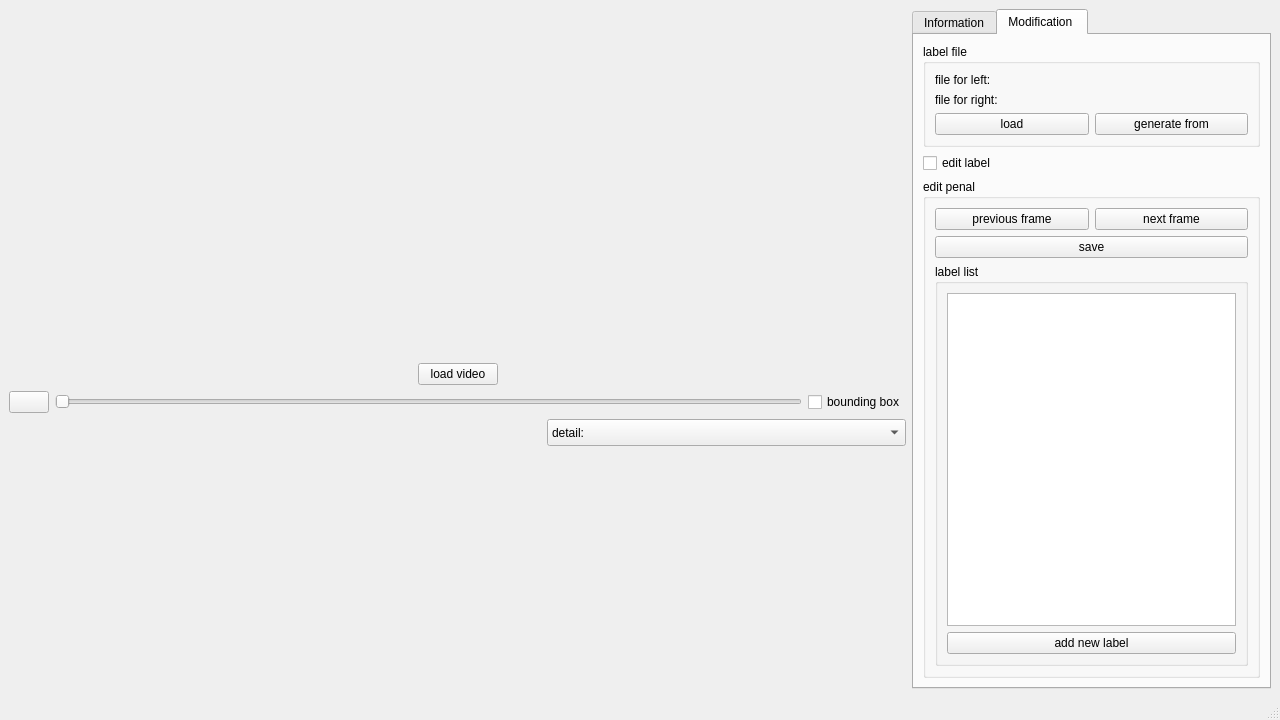
<?xml version="1.0" encoding="UTF-8"?>
<ui version="4.0">
 <class>MainWindow</class>
 <widget class="QMainWindow" name="MainWindow">
  <property name="geometry">
   <rect>
    <x>0</x>
    <y>0</y>
    <width>1280</width>
    <height>720</height>
   </rect>
  </property>
  <property name="windowTitle">
   <string>football analyzer</string>
  </property>
  <property name="windowIcon">
   <iconset resource="pic.qrc">
    <normaloff>:/pic/ball_icon.jfif</normaloff>:/pic/ball_icon.jfif</iconset>
  </property>
  <property name="styleSheet">
   <string notr="true"/>
  </property>
  <widget class="QWidget" name="centralwidget">
   <layout class="QVBoxLayout" name="verticalLayout_6">
    <item>
     <layout class="QHBoxLayout" name="Layout_body" stretch="5,2">
      <item>
       <layout class="QVBoxLayout" name="vlayout_5" stretch="3,2">
        <item>
         <layout class="QVBoxLayout" name="verticalLayout_3">
          <item>
           <layout class="QHBoxLayout" name="video_h_Layout">
            <item>
             <layout class="QVBoxLayout" name="verticalLayout" stretch="5">
              <item>
               <widget class="DisplayLabel" name="video_label_left">
                <property name="text">
                 <string/>
                </property>
               </widget>
              </item>
             </layout>
            </item>
            <item>
             <layout class="QVBoxLayout" name="verticalLayout_2" stretch="5">
              <item>
               <widget class="DisplayLabel" name="video_label_right">
                <property name="text">
                 <string/>
                </property>
               </widget>
              </item>
             </layout>
            </item>
           </layout>
          </item>
          <item>
           <layout class="QHBoxLayout" name="horizontalLayout">
            <item>
             <spacer name="horizontalSpacer">
              <property name="orientation">
               <enum>Qt::Horizontal</enum>
              </property>
              <property name="sizeHint" stdset="0">
               <size>
                <width>40</width>
                <height>20</height>
               </size>
              </property>
             </spacer>
            </item>
            <item>
             <widget class="QPushButton" name="pushButton_load">
              <property name="sizePolicy">
               <sizepolicy hsizetype="Preferred" vsizetype="Fixed">
                <horstretch>0</horstretch>
                <verstretch>0</verstretch>
               </sizepolicy>
              </property>
              <property name="text">
               <string>load video</string>
              </property>
             </widget>
            </item>
            <item>
             <spacer name="horizontalSpacer_2">
              <property name="orientation">
               <enum>Qt::Horizontal</enum>
              </property>
              <property name="sizeHint" stdset="0">
               <size>
                <width>40</width>
                <height>20</height>
               </size>
              </property>
             </spacer>
            </item>
           </layout>
          </item>
          <item>
           <layout class="QHBoxLayout" name="horizontalLayout_3" stretch="0,0,0">
            <item>
             <widget class="QPushButton" name="pushButton_play">
              <property name="enabled">
               <bool>true</bool>
              </property>
              <property name="sizePolicy">
               <sizepolicy hsizetype="Minimum" vsizetype="Fixed">
                <horstretch>0</horstretch>
                <verstretch>0</verstretch>
               </sizepolicy>
              </property>
              <property name="minimumSize">
               <size>
                <width>30</width>
                <height>0</height>
               </size>
              </property>
              <property name="text">
               <string/>
              </property>
             </widget>
            </item>
            <item>
             <widget class="QSlider" name="horizontalSlider">
              <property name="orientation">
               <enum>Qt::Horizontal</enum>
              </property>
             </widget>
            </item>
            <item>
             <widget class="QCheckBox" name="checkBox">
              <property name="text">
               <string>bounding box</string>
              </property>
             </widget>
            </item>
           </layout>
          </item>
         </layout>
        </item>
        <item>
         <layout class="QHBoxLayout" name="horizontalLayout_transformed" stretch="5,1,4">
          <item>
           <spacer name="picture_field">
            <property name="orientation">
             <enum>Qt::Vertical</enum>
            </property>
            <property name="sizeHint" stdset="0">
             <size>
              <width>20</width>
              <height>40</height>
             </size>
            </property>
           </spacer>
          </item>
          <item>
           <spacer name="verticalSpacer">
            <property name="orientation">
             <enum>Qt::Vertical</enum>
            </property>
            <property name="sizeHint" stdset="0">
             <size>
              <width>40</width>
              <height>40</height>
             </size>
            </property>
           </spacer>
          </item>
          <item>
           <layout class="QVBoxLayout" name="verticalLayout_4" stretch="1,1,8">
            <item>
             <widget class="QComboBox" name="comboBox_detail">
              <property name="sizePolicy">
               <sizepolicy hsizetype="Preferred" vsizetype="Preferred">
                <horstretch>0</horstretch>
                <verstretch>0</verstretch>
               </sizepolicy>
              </property>
              <item>
               <property name="text">
                <string>detail:</string>
               </property>
              </item>
              <item>
               <property name="text">
                <string>heatmap:</string>
               </property>
              </item>
             </widget>
            </item>
            <item>
             <spacer name="horizontalSpacer_3">
              <property name="orientation">
               <enum>Qt::Horizontal</enum>
              </property>
              <property name="sizeHint" stdset="0">
               <size>
                <width>40</width>
                <height>20</height>
               </size>
              </property>
             </spacer>
            </item>
            <item>
             <spacer name="picture_detail">
              <property name="orientation">
               <enum>Qt::Vertical</enum>
              </property>
              <property name="sizeHint" stdset="0">
               <size>
                <width>20</width>
                <height>40</height>
               </size>
              </property>
             </spacer>
            </item>
           </layout>
          </item>
         </layout>
        </item>
       </layout>
      </item>
      <item>
       <widget class="QTabWidget" name="tabWidget">
        <property name="sizePolicy">
         <sizepolicy hsizetype="Ignored" vsizetype="Expanding">
          <horstretch>0</horstretch>
          <verstretch>0</verstretch>
         </sizepolicy>
        </property>
        <property name="currentIndex">
         <number>1</number>
        </property>
        <widget class="QWidget" name="tab">
         <attribute name="title">
          <string>Information</string>
         </attribute>
         <layout class="QVBoxLayout" name="verticalLayout_10">
          <item>
           <widget class="QLabel" name="text_chosen_player_id">
            <property name="sizePolicy">
             <sizepolicy hsizetype="Preferred" vsizetype="Maximum">
              <horstretch>0</horstretch>
              <verstretch>0</verstretch>
             </sizepolicy>
            </property>
            <property name="text">
             <string>chosen player id:</string>
            </property>
           </widget>
          </item>
          <item>
           <widget class="QComboBox" name="comboBox_id"/>
          </item>
          <item>
           <widget class="QGroupBox" name="groupBox_basic_info">
            <property name="sizePolicy">
             <sizepolicy hsizetype="Preferred" vsizetype="Maximum">
              <horstretch>0</horstretch>
              <verstretch>0</verstretch>
             </sizepolicy>
            </property>
            <property name="font">
             <font>
              <pointsize>9</pointsize>
              <weight>75</weight>
              <italic>true</italic>
              <bold>true</bold>
             </font>
            </property>
            <property name="styleSheet">
             <string notr="true">QGroupBox {
	border-color: rgb(156, 156, 156);
	border-width: 1px;
	border-style: solid;
	margin-top: 3ex;
}
QGroupBox::title {	
	subcontrol-origin: margin;
	subcontrol-position: top left;
	left: 10px;
	margin-left: 2px;
	padding: 0  0px;
}</string>
            </property>
            <property name="title">
             <string>basic information:</string>
            </property>
            <property name="flat">
             <bool>false</bool>
            </property>
            <property name="checkable">
             <bool>false</bool>
            </property>
            <layout class="QVBoxLayout" name="verticalLayout_11">
             <item>
              <layout class="QHBoxLayout" name="horizontalLayout_8" stretch="1,2">
               <item>
                <widget class="QLabel" name="text_name">
                 <property name="text">
                  <string>name:</string>
                 </property>
                </widget>
               </item>
               <item>
                <widget class="QLineEdit" name="lineEdit_name"/>
               </item>
              </layout>
             </item>
             <item>
              <layout class="QHBoxLayout" name="horizontalLayout_9" stretch="1,2">
               <item>
                <widget class="QLabel" name="text_team">
                 <property name="sizePolicy">
                  <sizepolicy hsizetype="Ignored" vsizetype="Preferred">
                   <horstretch>0</horstretch>
                   <verstretch>0</verstretch>
                  </sizepolicy>
                 </property>
                 <property name="text">
                  <string>team:</string>
                 </property>
                </widget>
               </item>
               <item>
                <widget class="QComboBox" name="comboBox_team">
                 <item>
                  <property name="text">
                   <string>&lt;none&gt;</string>
                  </property>
                 </item>
                 <item>
                  <property name="text">
                   <string>&lt;add new&gt;</string>
                  </property>
                 </item>
                </widget>
               </item>
              </layout>
             </item>
             <item>
              <layout class="QHBoxLayout" name="horizontalLayout_10" stretch="1,2">
               <item>
                <widget class="QLabel" name="text_numbe">
                 <property name="text">
                  <string>number:</string>
                 </property>
                </widget>
               </item>
               <item>
                <widget class="QLineEdit" name="lineEdit_number"/>
               </item>
              </layout>
             </item>
             <item>
              <layout class="QHBoxLayout" name="horizontalLayout_11">
               <item>
                <widget class="QPushButton" name="pushButton_2">
                 <property name="text">
                  <string>delete id</string>
                 </property>
                </widget>
               </item>
               <item>
                <widget class="QPushButton" name="pushButton_merge">
                 <property name="text">
                  <string>merge with ...</string>
                 </property>
                </widget>
               </item>
              </layout>
             </item>
            </layout>
           </widget>
          </item>
          <item>
           <widget class="QGroupBox" name="groupBox_statistic_info">
            <property name="font">
             <font>
              <weight>75</weight>
              <italic>true</italic>
              <bold>true</bold>
              <underline>false</underline>
              <strikeout>false</strikeout>
             </font>
            </property>
            <property name="styleSheet">
             <string notr="true">QGroupBox {
	border-color: rgb(156, 156, 156);
	border-width: 1px;
	border-style: solid;
	margin-top: 3ex;
}
QGroupBox::title {	
	subcontrol-origin: margin;
	subcontrol-position: top left;
	left: 10px;
	margin-left: 2 px;
	padding: 0  0px;
}</string>
            </property>
            <property name="title">
             <string>statistic information:</string>
            </property>
            <property name="flat">
             <bool>false</bool>
            </property>
            <layout class="QVBoxLayout" name="verticalLayout_12">
             <item>
              <widget class="QLabel" name="text_distance">
               <property name="sizePolicy">
                <sizepolicy hsizetype="Preferred" vsizetype="Maximum">
                 <horstretch>0</horstretch>
                 <verstretch>0</verstretch>
                </sizepolicy>
               </property>
               <property name="text">
                <string>distance traveled:</string>
               </property>
              </widget>
             </item>
             <item>
              <widget class="QLabel" name="text_speed">
               <property name="sizePolicy">
                <sizepolicy hsizetype="Preferred" vsizetype="Maximum">
                 <horstretch>0</horstretch>
                 <verstretch>0</verstretch>
                </sizepolicy>
               </property>
               <property name="text">
                <string>speed (instant):</string>
               </property>
              </widget>
             </item>
             <item>
              <widget class="QLabel" name="text_speed_more">
               <property name="sizePolicy">
                <sizepolicy hsizetype="Ignored" vsizetype="Maximum">
                 <horstretch>0</horstretch>
                 <verstretch>0</verstretch>
                </sizepolicy>
               </property>
               <property name="text">
                <string>speed (max/avg):</string>
               </property>
              </widget>
             </item>
             <item>
              <widget class="QTabWidget" name="tabWidget_chart">
               <property name="sizePolicy">
                <sizepolicy hsizetype="Ignored" vsizetype="Ignored">
                 <horstretch>0</horstretch>
                 <verstretch>0</verstretch>
                </sizepolicy>
               </property>
               <property name="currentIndex">
                <number>0</number>
               </property>
               <widget class="QWidget" name="tab_2">
                <attribute name="title">
                 <string>speed</string>
                </attribute>
                <layout class="QGridLayout" name="gridLayout_3">
                 <item row="0" column="0">
                  <widget class="QChartView" name="chartView_speed" native="true">
                   <property name="sizePolicy">
                    <sizepolicy hsizetype="Ignored" vsizetype="Ignored">
                     <horstretch>0</horstretch>
                     <verstretch>0</verstretch>
                    </sizepolicy>
                   </property>
                  </widget>
                 </item>
                </layout>
               </widget>
               <widget class="QWidget" name="tab_3">
                <attribute name="title">
                 <string>distance</string>
                </attribute>
                <layout class="QGridLayout" name="gridLayout_4">
                 <item row="0" column="0">
                  <widget class="QChartView" name="chartView_distance" native="true"/>
                 </item>
                </layout>
               </widget>
              </widget>
             </item>
             <item>
              <widget class="QPushButton" name="pushButton_comparation">
               <property name="text">
                <string>comparations</string>
               </property>
              </widget>
             </item>
            </layout>
           </widget>
          </item>
         </layout>
        </widget>
        <widget class="QWidget" name="tab_modify">
         <attribute name="title">
          <string>Modification </string>
         </attribute>
         <layout class="QVBoxLayout" name="verticalLayout_8">
          <item>
           <widget class="QGroupBox" name="groupBox_labelFile">
            <property name="font">
             <font>
              <pointsize>9</pointsize>
             </font>
            </property>
            <property name="title">
             <string>label file</string>
            </property>
            <layout class="QVBoxLayout" name="verticalLayout_5">
             <item>
              <layout class="QHBoxLayout" name="horizontalLayout_4">
               <item>
                <widget class="QLabel" name="text_file_left">
                 <property name="sizePolicy">
                  <sizepolicy hsizetype="Preferred" vsizetype="Preferred">
                   <horstretch>0</horstretch>
                   <verstretch>0</verstretch>
                  </sizepolicy>
                 </property>
                 <property name="font">
                  <font>
                   <pointsize>9</pointsize>
                  </font>
                 </property>
                 <property name="text">
                  <string>file for left:</string>
                 </property>
                </widget>
               </item>
               <item>
                <widget class="QLabel" name="label_filename_left">
                 <property name="sizePolicy">
                  <sizepolicy hsizetype="Preferred" vsizetype="Maximum">
                   <horstretch>0</horstretch>
                   <verstretch>0</verstretch>
                  </sizepolicy>
                 </property>
                 <property name="font">
                  <font>
                   <pointsize>9</pointsize>
                  </font>
                 </property>
                 <property name="text">
                  <string/>
                 </property>
                </widget>
               </item>
              </layout>
             </item>
             <item>
              <layout class="QHBoxLayout" name="horizontalLayout_7">
               <item>
                <widget class="QLabel" name="text_file_right">
                 <property name="sizePolicy">
                  <sizepolicy hsizetype="Preferred" vsizetype="Preferred">
                   <horstretch>0</horstretch>
                   <verstretch>0</verstretch>
                  </sizepolicy>
                 </property>
                 <property name="text">
                  <string>file for right:</string>
                 </property>
                </widget>
               </item>
               <item>
                <widget class="QLabel" name="label_filename_right">
                 <property name="sizePolicy">
                  <sizepolicy hsizetype="Preferred" vsizetype="Maximum">
                   <horstretch>0</horstretch>
                   <verstretch>0</verstretch>
                  </sizepolicy>
                 </property>
                 <property name="text">
                  <string/>
                 </property>
                </widget>
               </item>
              </layout>
             </item>
             <item>
              <layout class="QHBoxLayout" name="horizontalLayout_5" stretch="1,1">
               <item>
                <widget class="QPushButton" name="pushButton_loadlabels">
                 <property name="sizePolicy">
                  <sizepolicy hsizetype="Ignored" vsizetype="Fixed">
                   <horstretch>0</horstretch>
                   <verstretch>0</verstretch>
                  </sizepolicy>
                 </property>
                 <property name="text">
                  <string>load</string>
                 </property>
                </widget>
               </item>
               <item>
                <widget class="QPushButton" name="pushButton_generatelabel">
                 <property name="sizePolicy">
                  <sizepolicy hsizetype="Ignored" vsizetype="Fixed">
                   <horstretch>0</horstretch>
                   <verstretch>0</verstretch>
                  </sizepolicy>
                 </property>
                 <property name="text">
                  <string>generate from</string>
                 </property>
                </widget>
               </item>
              </layout>
             </item>
            </layout>
           </widget>
          </item>
          <item>
           <widget class="QCheckBox" name="checkBox_editLabel">
            <property name="text">
             <string>edit label</string>
            </property>
           </widget>
          </item>
          <item>
           <widget class="QGroupBox" name="groupBox_editPenal">
            <property name="title">
             <string>edit penal</string>
            </property>
            <layout class="QVBoxLayout" name="verticalLayout_9">
             <item>
              <layout class="QHBoxLayout" name="horizontalLayout_6" stretch="1,1">
               <item>
                <widget class="QPushButton" name="pushButton_3">
                 <property name="sizePolicy">
                  <sizepolicy hsizetype="Ignored" vsizetype="Fixed">
                   <horstretch>0</horstretch>
                   <verstretch>0</verstretch>
                  </sizepolicy>
                 </property>
                 <property name="text">
                  <string>previous frame</string>
                 </property>
                </widget>
               </item>
               <item>
                <widget class="QPushButton" name="pushButton_4">
                 <property name="sizePolicy">
                  <sizepolicy hsizetype="Ignored" vsizetype="Fixed">
                   <horstretch>0</horstretch>
                   <verstretch>0</verstretch>
                  </sizepolicy>
                 </property>
                 <property name="text">
                  <string>next frame</string>
                 </property>
                </widget>
               </item>
              </layout>
             </item>
             <item>
              <widget class="QPushButton" name="pushButton_saveLabelFile">
               <property name="text">
                <string>save</string>
               </property>
              </widget>
             </item>
             <item>
              <widget class="QGroupBox" name="groupBox_labelList">
               <property name="title">
                <string>label list</string>
               </property>
               <layout class="QVBoxLayout" name="verticalLayout_7">
                <item>
                 <widget class="QTableView" name="tableView_labels"/>
                </item>
                <item>
                 <widget class="QPushButton" name="pushButton_addNewLabel">
                  <property name="text">
                   <string>add new label</string>
                  </property>
                 </widget>
                </item>
               </layout>
              </widget>
             </item>
            </layout>
           </widget>
          </item>
         </layout>
        </widget>
       </widget>
      </item>
     </layout>
    </item>
   </layout>
  </widget>
  <widget class="QMenuBar" name="menubar">
   <property name="geometry">
    <rect>
     <x>0</x>
     <y>0</y>
     <width>1280</width>
     <height>26</height>
    </rect>
   </property>
  </widget>
  <widget class="QStatusBar" name="statusbar"/>
 </widget>
 <customwidgets>
  <customwidget>
   <class>DisplayLabel</class>
   <extends>QLabel</extends>
   <header>displayLabel.h</header>
  </customwidget>
  <customwidget>
   <class>QChartView</class>
   <extends>QWidget</extends>
   <header>qchartview.h</header>
   <container>1</container>
  </customwidget>
 </customwidgets>
 <resources>
  <include location="pic.qrc"/>
 </resources>
 <connections/>
</ui>
